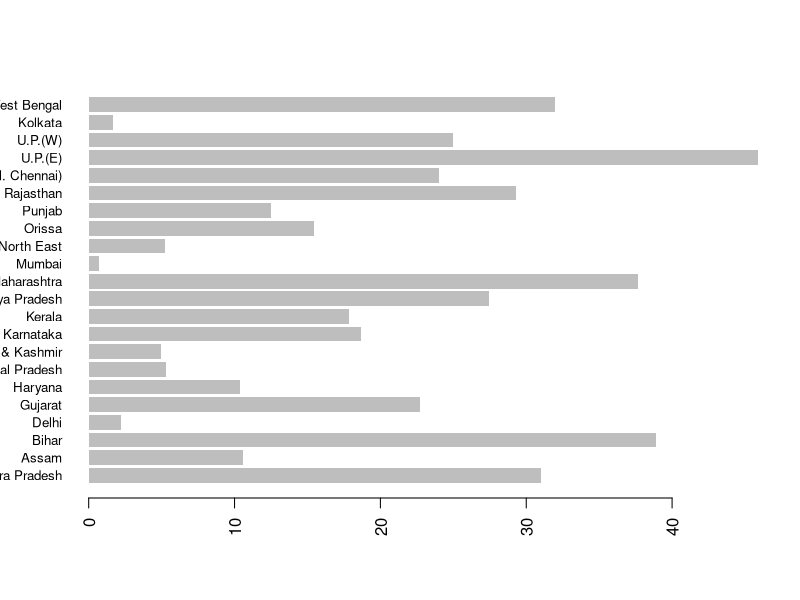

This figure's R source:
#Concerned Statewise road density Data is taken from 
#url -> http://www.trai.gov.in/WriteReadData/PIRReport/Documents/Indicator-Reports-Mar12082015.pdf
myvalues <- read.csv("RuralInternetSubscribers.csv")
#ordering the data 
high.order <- order(myvalues$RuralSubscribers, decreasing=TRUE)
education.high <- myvalues[high.order,]
#plotting the data
barplot(myvalues$RuralSubscribers, names.arg=myvalues$State, horiz=TRUE, las=2, cex.names=0.8, border=NA)
summary(myvalues)
